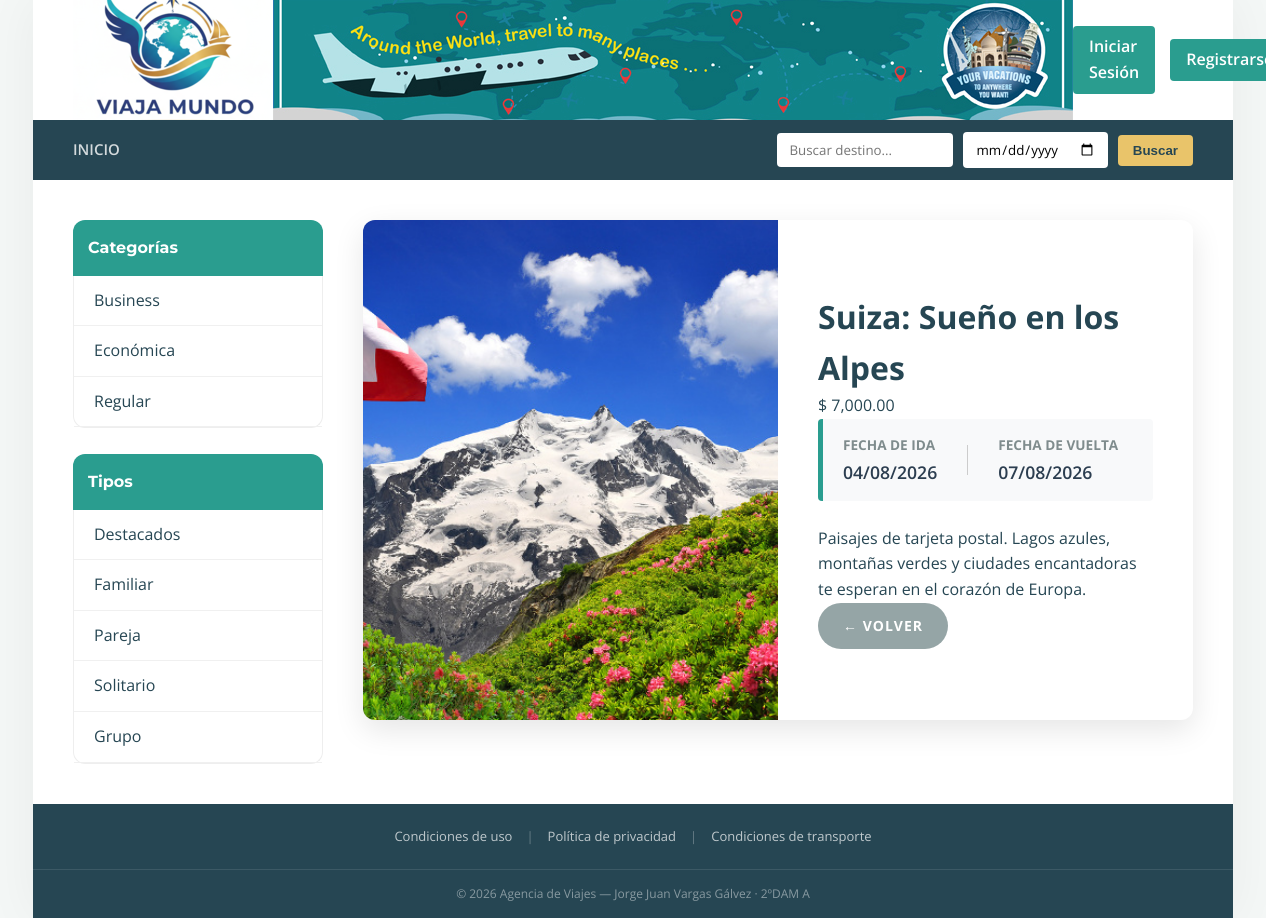
Screenshot of /details.php?pack_id=10 with the database file from the repository.
### tables this page shows
CREATE TABLE IF NOT EXISTS `categories` (
  `cat_id` int(100) NOT NULL AUTO_INCREMENT,
  `cat_title` text NOT NULL,
  PRIMARY KEY (`cat_id`)
);

CREATE TABLE IF NOT EXISTS `types` (
  `type_id` int(100) NOT NULL AUTO_INCREMENT,
  `type_title` text NOT NULL,
  PRIMARY KEY (`type_id`)
);

CREATE TABLE IF NOT EXISTS `packages` (
  `package_id` int(100) NOT NULL AUTO_INCREMENT,
  `package_cat` int(100) NOT NULL,
  `package_type` int(100) NOT NULL,
  `package_title` varchar(255) NOT NULL,
  `package_price` int(100) NOT NULL,
  `package_desc` longtext NOT NULL,
  `package_image` text NOT NULL,
  `package_keywords` varchar(255) NOT NULL,
  `start_date` date DEFAULT NULL,
  `end_date` date DEFAULT NULL,
  PRIMARY KEY (`package_id`)
);

### details.php (the view, shortened to what this page needs)
<?php
require_once "vistas/db.php";
require_once "functions/functions.php";
?>
<!DOCTYPE html>
<html lang="es">
    <head>
        <link rel="stylesheet" href="assets/styles/style.css?v=<?php echo time(); ?>" media="all">
    </head>
    <body>
        <div class="main_wrapper">
            <?php include 'vistas/header.php'; ?>
            <?php include 'vistas/navbar.php'; ?>
            <div class="content_wrapper">
                <?php include "vistas/left-sidebar.php"; ?>
                <div id="content_area">
                    <?php
                    if (isset($_GET['pack_id'])) {
                        $package_id = $_GET['pack_id'];
                        $stmt = $conexion->prepare("SELECT * FROM packages WHERE package_id = :id");
                        $stmt->execute([':id' => $package_id]);
                        if ($row_pack = $stmt->fetch()) {
                            $pack_title = $row_pack['package_title'];
                            $pack_price = number_format($row_pack['package_price'], 2);
                            $pack_image = $row_pack['package_image'];
                            $pack_desc = $row_pack['package_desc'];
                            $raw_start = isset($row_pack['start_date']) ? $row_pack['start_date'] : null;
                            $raw_end = isset($row_pack['end_date']) ? $row_pack['end_date'] : null;
                            $pack_start = $raw_start ? date("d/m/Y", strtotime($raw_start)) : "Consultar";
                            $pack_end = $raw_end ? date("d/m/Y", strtotime($raw_end)) : "Consultar";
                            $admin_buttons = "";
                            echo "
                            <div class='detail-card'>
                                <div class='detail-image-container'>
                                    <img src='assets/imagenes/packages/$pack_image' alt='$pack_title'>
                                </div>
                                <div class='detail-info'>
                                    <h1 class='detail-title'>$pack_title</h1>
                                    <div class='detail-price'>$ $pack_price</div>
                                    <div class='detail-dates'>
                                        <div class='date-item'>
                                            <span class='date-label'>Fecha de Ida</span>
                                            <span class='date-value'>$pack_start</span>
                                        </div>
                                        <div style='border-left: 1px solid #ccc; height: 30px;'></div>
                                        <div class='date-item'>
                                            <span class='date-label'>Fecha de Vuelta</span>
                                            <span class='date-value'>$pack_end</span>
                                        </div>
                                    </div>
                                    <div class='detail-desc'>$pack_desc</div>
                                    <div class='detail-actions'>
                                        <a href='index.php' class='btn-action btn-back'>&larr; Volver</a>
                                        <div style='flex-grow: 1'></div>
                                        $admin_buttons
                                    </div>
                                </div>
                            </div>
                            ";
                        } else {
                            echo "<div style='text-align:center; padding:50px;'><h3>Lo sentimos, no se encontró el paquete.</h3><a href='index.php' class='btn-action btn-back'>Volver al inicio</a></div>";
                        }
                    }
                    ?>
                </div>
            </div>
            <?php include "vistas/footer.php"; ?>
        </div>
    </body>
</html>

### functions/functions.php (shortened to what this page needs)
<?php
require_once "vistas/db.php";
function getCategorias(): void {
    global $conexion;
    $stmt = $conexion->prepare("SELECT cat_id, cat_title FROM categories");
    $stmt->execute();
    while ($fila = $stmt->fetch()) {
        echo "<li><a href='index.php?cat={$fila['cat_id']}'>{$fila['cat_title']}</a></li>";
    }
}
function getTipos(): void {
    global $conexion;
    $stmt = $conexion->prepare("SELECT type_id, type_title FROM types");
    $stmt->execute();
    while ($fila = $stmt->fetch()) {
        echo "<li><a href='index.php?type={$fila['type_id']}'>{$fila['type_title']}</a></li>";
    }
}
?>

### assets/styles/style.css (style rules this page uses)
* { margin: 0; padding: 0; box-sizing: border-box; }
body { background: #F4F7F6; font-family: 'Open Sans', sans-serif; color: #264653; line-height: 1.6; }
a { text-decoration: none; transition: all 0.3s ease; }
.main_wrapper { max-width: 1200px; margin: 0 auto; background: #ffffff; box-shadow: 0 0 50px rgba(0,0,0,0.05); min-height: 100vh; display: flex; flex-direction: column; }
.content_wrapper { display: flex; flex: 1; padding: 40px; gap: 40px; }
#cats a { display: block; padding: 12px 20px; color: #264653; border-bottom: 1px solid #f0f0f0; }
#content_area { flex-grow: 1; }
.detail-card { background: #ffffff; border-radius: 12px; box-shadow: 0 10px 30px rgba(0, 0, 0, 0.1); overflow: hidden; display: grid; grid-template-columns: minmax(0, 1fr) minmax(0, 1fr); min-height: 500px; }
.detail-image-container { background: #f0f0f0; width: 100%; height: 100%; position: relative; overflow: hidden; }
.detail-image-container img { width: 100%; height: 100%; object-fit: cover; object-position: center; display: block; transition: transform 0.5s ease; }
.detail-info { padding: 40px; display: flex; flex-direction: column; justify-content: center; }

### details.php (style rules this page uses)
.btn-action { padding: 12px 25px; text-decoration: none; color: white; border: none; cursor: pointer; font-size: 14px; font-weight: 700; border-radius: 50px; transition: transform 0.2s, box-shadow 0.2s; text-transform: uppercase; letter-spacing: 1px; display: inline-flex; align-items: center; justify-content: center; }
.btn-back { background-color: #95a5a6; }
.detail-dates { background-color: #f8f9fa; border-left: 5px solid #2A9D8F; padding: 15px 20px; margin-bottom: 25px; border-radius: 4px; display: flex; gap: 30px; align-items: center; }
.date-item { display: flex; flex-direction: column; }
.date-label { font-size: 0.85rem; text-transform: uppercase; color: #7f8c8d; font-weight: 700; margin-bottom: 2px; }
.date-value { font-size: 1.1rem; color: #2c3e50; font-weight: 600; display: flex; align-items: center; gap: 8px; }

### rows the page displays
categories: cat_title "Business"
categories: cat_title "Económica"
categories: cat_title "Regular"
types: type_title "Destacados"
types: type_title "Familiar"
types: type_title "Pareja"
types: type_title "Solitario"
types: type_title "Grupo"
packages: package_image (picture), package_title "Suiza: Sueño en los Alpes", package_price "7,000.00", start_date "04/08/2026", end_date "07/08/2026", package_desc "Paisajes de tarjeta postal. Lagos azules, montañas verdes y ciudades encantadoras te esperan en el corazón de Europa."
